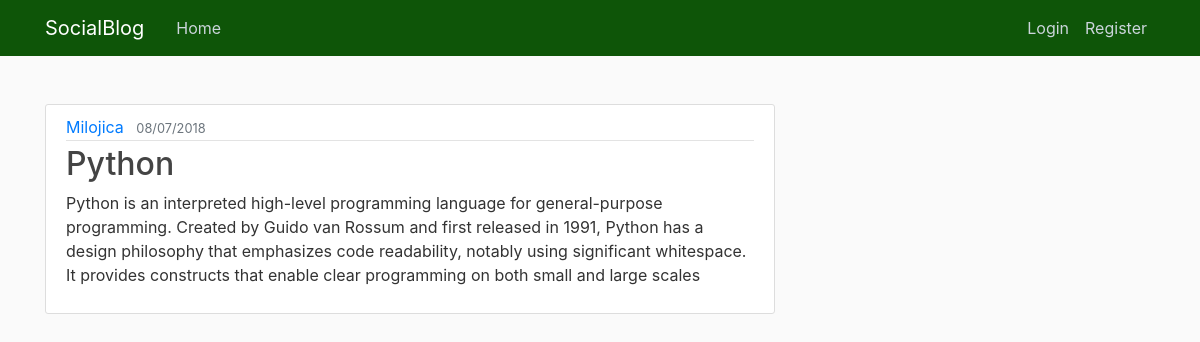
Page /user/Milojica on the committed database.
### blog.py (models this page shows, shortened)
class Post(db.Model):
    id = db.Column(db.Integer, primary_key=True)
    title = db.Column(db.String(100), nullable=False)
    date_posted = db.Column(db.DateTime, nullable=False, default=datetime.utcnow)
    content = db.Column(db.Text, nullable=False)
    user_id = db.Column(db.Integer, db.ForeignKey('user.id'), nullable=False)

class User(db.Model, UserMixin):
    id = db.Column(db.Integer, primary_key=True)
    username = db.Column(db.String(25), unique=True, nullable=False)
    email = db.Column(db.String(100), unique=True, nullable=False)
    password = db.Column(db.String(50), nullable=False)
    posts = db.relationship('Post', backref='author', lazy=True)

### blog.py (the view)
@app.route('/user/<string:username>')
def user_post(username):
    user = User.query.filter_by(username=username).first_or_404()
    posts = Post.query.filter_by(author=user).order_by(Post.date_posted.desc()).all()
    return render_template('home.html', posts=posts, user=user)

### templates/home.html
﻿{% extends "layout.html" %}
{% block content %}
    {% for post in posts %}
<article class="media content-section">
    <div class="media-body">
        <div class="article-metadata">
            <a class="mr-2" href="{{ url_for('user_post', username=post.author.username) }}">{{ post.author.username }}</a>
            <small class="text-muted">{{ post.date_posted.strftime('%d/%m/%Y') }}</small>
        </div>
        <h2><a class="article-title" href="{{ url_for('post', post_id=post.id) }}">{{ post.title }}</a></h2>
        <p class="article-content">{{ post.content }}</p>
    </div>
</article>
    {% endfor %}
{% endblock content %}

### static/stil.css (style rules this page uses)
body { background: #fafafa; color: #333333; margin-top: 5rem; }
h1, h2, h3, h4, h5, h6 { color: #444444; }
.content-section { background: #ffffff; padding: 10px 20px; border: 1px solid #dddddd; border-radius: 3px; margin-bottom: 20px; }
.article-title { color: #444444; }
.article-content { white-space: pre-line; }
.article-metadata { padding-bottom: 1px; margin-bottom: 4px; border-bottom: 1px solid #e3e3e3 }

### rows in the picture
Post: author.username "Milojica", date_posted "08/07/2018", title "Python", content "Python is an interpreted high-level programming language for general-purpose programming. Created by Guido van Rossum and first released in 1991, Python has a design philosophy that emphasizes code readability, notably using significant whitespace. It provides constructs that enable clear programming on both small and large scales"
